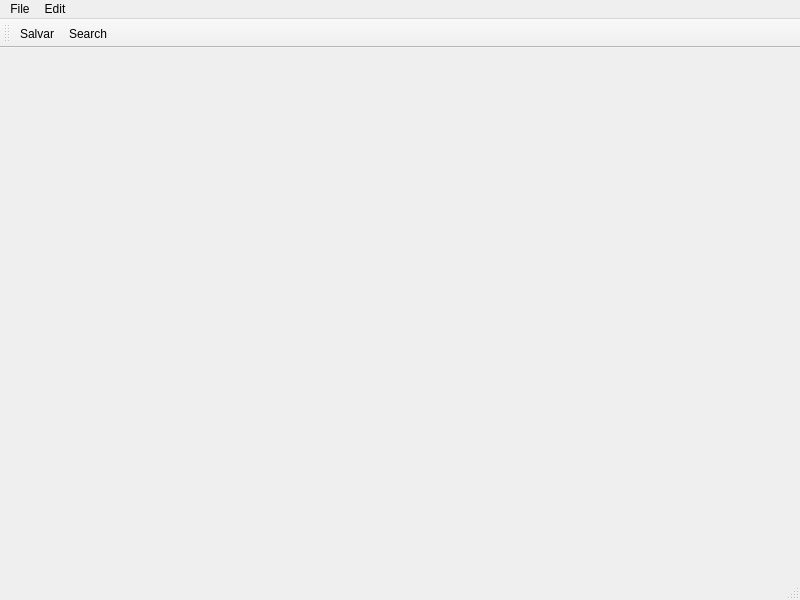
<?xml version="1.0" encoding="UTF-8"?>
<ui version="4.0">
 <class>MainWindow</class>
 <widget class="QMainWindow" name="MainWindow">
  <property name="geometry">
   <rect>
    <x>0</x>
    <y>0</y>
    <width>800</width>
    <height>600</height>
   </rect>
  </property>
  <property name="windowTitle">
   <string>MainWindow</string>
  </property>
  <widget class="QWidget" name="centralwidget"/>
  <widget class="QMenuBar" name="menubar">
   <property name="geometry">
    <rect>
     <x>0</x>
     <y>0</y>
     <width>800</width>
     <height>22</height>
    </rect>
   </property>
   <widget class="QMenu" name="menuFile">
    <property name="title">
     <string>File</string>
    </property>
    <addaction name="actionNovo"/>
    <addaction name="actionSalvar"/>
    <addaction name="actionEditar"/>
    <addaction name="actionExcluir"/>
    <addaction name="separator"/>
    <addaction name="actionSair"/>
   </widget>
   <widget class="QMenu" name="menuEdit">
    <property name="title">
     <string>Edit</string>
    </property>
    <addaction name="actionSearch"/>
   </widget>
   <addaction name="menuFile"/>
   <addaction name="menuEdit"/>
  </widget>
  <widget class="QStatusBar" name="statusbar"/>
  <widget class="QToolBar" name="toolBar">
   <property name="windowTitle">
    <string>toolBar</string>
   </property>
   <attribute name="toolBarArea">
    <enum>TopToolBarArea</enum>
   </attribute>
   <attribute name="toolBarBreak">
    <bool>false</bool>
   </attribute>
   <addaction name="actionSalvar"/>
   <addaction name="actionSearch"/>
  </widget>
  <action name="actionSalvar">
   <property name="text">
    <string>Salvar</string>
   </property>
  </action>
  <action name="actionEditar">
   <property name="text">
    <string>Editar</string>
   </property>
  </action>
  <action name="actionExcluir">
   <property name="text">
    <string>Excluir</string>
   </property>
  </action>
  <action name="actionSair">
   <property name="text">
    <string>Sair</string>
   </property>
  </action>
  <action name="actionSearch">
   <property name="text">
    <string>Search</string>
   </property>
  </action>
  <action name="actionNovo">
   <property name="text">
    <string>Novo</string>
   </property>
  </action>
 </widget>
 <resources/>
 <connections/>
</ui>
